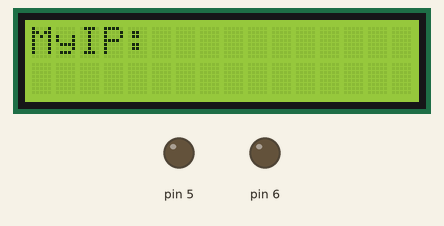
Recording of a sketch running on a simulated Arduino Uno, built with avr-gcc and run on an emulated ATmega328P. On the bench: 16×2 character LCD, output pins drawn as LEDs (lit = HIGH). WiFi joins after 1.5 s; servers stay silent unless stated; what the sketch prints to the serial monitor is not drawn.

Above: at 0.1 s.
At 1.7 s:
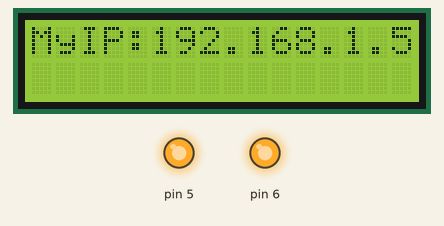

The sketch:

test_receive_data.ino
```cpp
#include <SPI.h>
#include <UIPEthernet.h>
EthernetClient client;
#include <string.h>
#include <Wire.h>
#include <LiquidCrystal_I2C.h>
LiquidCrystal_I2C lcd(0x3f, 16, 2);
long next = 0,TimeCount = 0,count = 0;
boolean connectSever = false;
uint8_t mac[6] = {0x10,0xfe,0x02,0x03,0x04,0x05};
void setup() {
  lcd.begin();// initialize the LCD
  lcd.backlight();// Turn on the blacklight and print a message.
  lcd.print("MyIP:");
  Ethernet.begin(mac);
  Ethernet.localIP();
  lcd.print(Ethernet.localIP());
  Ethernet.subnetMask();
  Ethernet.gatewayIP();
  Ethernet.dnsServerIP();
  Serial.begin(9600);
  Serial.print("localIP: "); //Theo dõi trên Monitor của Adruino
  Serial.println(Ethernet.localIP());
  Serial.print("subnetMask: ");
  Serial.println(Ethernet.subnetMask());
  Serial.print("gatewayIP: ");
  Serial.println(Ethernet.gatewayIP());
  Serial.print("dnsServerIP: ");
  Serial.println(Ethernet.dnsServerIP());
  for(int led = 5;led < 7; led++) { //Cấu hình led ở chân 5,6
      pinMode(led,OUTPUT);
      digitalWrite(led,HIGH); //ban đầu led tắt
  }
}
void loop() {//============Check ket noi sever=================
if (millis()>= next +10) {//5s check ket noi 1 lan
    next = millis();
     if (connectSever == false)// IP và PORT
       {  Ethernet.begin(mac);
          Ethernet.localIP();
          Ethernet.subnetMask();
          Ethernet.gatewayIP();
          Ethernet.dnsServerIP();
          client.connect(IPAddress(192,168,1,3),1450);
          receiveDataServer();
          connectSever = true;
       }
     else{
          receiveDataServer();
      }
  }
 }//=====================
void receiveDataServer(){
  while (connectSever == true){
        int size;
        while((size = client.available()) > 0){
          char dataReceive[4]= {}; // bien luu gia tri de^m.
          size = client.read(dataReceive,size);
           Serial.println(dataReceive);
          switch (dataReceive[0]){
            case'@':
              Serial.println("======Stat Read======");
              switch (dataReceive[2]){
              case'$':
                  Serial.print("conmand = ");
                  Serial.println(dataReceive[1]);
                  Serial.println("=========End Read==========");
              switch (dataReceive[1]){
                case '0': //tắt led ở chân 5
                  digitalWrite(5,1);
                  break;
                case '1': //bật led ở chân 5
                  digitalWrite(5,0);
                  break;
                case '2': //bật led ở chân 6
                  digitalWrite(6,0);
                  break;
                case '3': //tắt led ở chân 6
                  digitalWrite(6,1);
                  break;
                case '4': //bật cả 2 led
                  digitalWrite(5,0);
                  digitalWrite(6,0);
                  break;
                case '5': //Tắt cả 2 led
                  digitalWrite(5,1);
                  digitalWrite(6,1);
                  break;
              } break;
            }  break;
          }
        }//==========Khoi lenh tu ket noi lai server=============
        while((size = client.available())  <= 0) {
          if(millis()>TimeCount + 1000)
            {//Sau 10s k co Du lieu tra ve thi tu dong connect lai server
              TimeCount = millis();
              count++;
              if(count > 30){
                count = 0;
                connectSever = false;
              }
            }
        } count = 0;
     }
}
```
